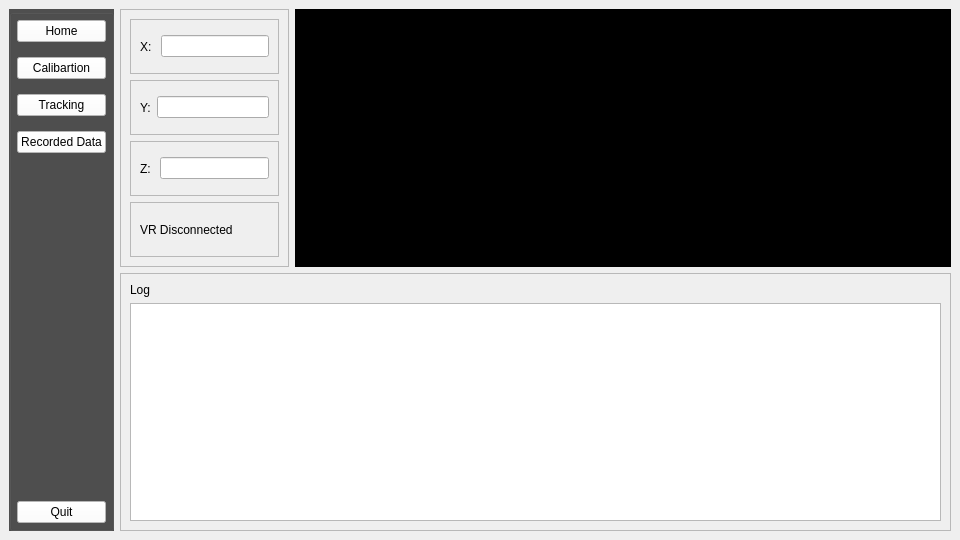
<?xml version="1.0" encoding="UTF-8"?>
<ui version="4.0">
 <class>MainWindow</class>
 <widget class="QMainWindow" name="MainWindow">
  <property name="enabled">
   <bool>true</bool>
  </property>
  <property name="geometry">
   <rect>
    <x>0</x>
    <y>0</y>
    <width>960</width>
    <height>540</height>
   </rect>
  </property>
  <property name="minimumSize">
   <size>
    <width>960</width>
    <height>540</height>
   </size>
  </property>
  <property name="windowTitle">
   <string>MainWindow</string>
  </property>
  <property name="styleSheet">
   <string notr="true">font: 10pt &quot;SF Pro Bold&quot;;</string>
  </property>
  <widget class="QWidget" name="centralwidget">
   <property name="enabled">
    <bool>true</bool>
   </property>
   <layout class="QGridLayout" name="gridLayout_2">
    <item row="0" column="0">
     <widget class="QGroupBox" name="sideBarGroup">
      <property name="mouseTracking">
       <bool>false</bool>
      </property>
      <property name="styleSheet">
       <string notr="true">QWidget {
	background-color: rgb(79, 79, 79);
}

QPushButton{
	background-color: rgb(255, 255, 255);
	color: rgb(0, 0, 0);
}</string>
      </property>
      <layout class="QHBoxLayout" name="horizontalLayout">
       <property name="spacing">
        <number>0</number>
       </property>
       <property name="leftMargin">
        <number>5</number>
       </property>
       <property name="topMargin">
        <number>5</number>
       </property>
       <property name="rightMargin">
        <number>5</number>
       </property>
       <property name="bottomMargin">
        <number>5</number>
       </property>
       <item>
        <layout class="QVBoxLayout" name="sideBarVertLayout">
         <property name="spacing">
          <number>15</number>
         </property>
         <item>
          <widget class="QPushButton" name="homeButton">
           <property name="text">
            <string>Home</string>
           </property>
          </widget>
         </item>
         <item>
          <widget class="QPushButton" name="calibrationButton">
           <property name="text">
            <string>Calibartion</string>
           </property>
          </widget>
         </item>
         <item>
          <widget class="QPushButton" name="trackingButton">
           <property name="text">
            <string>Tracking</string>
           </property>
          </widget>
         </item>
         <item>
          <widget class="QPushButton" name="dataButton">
           <property name="text">
            <string>Recorded Data</string>
           </property>
          </widget>
         </item>
         <item>
          <spacer name="verticalSpacer">
           <property name="orientation">
            <enum>Qt::Vertical</enum>
           </property>
           <property name="sizeHint" stdset="0">
            <size>
             <width>20</width>
             <height>618</height>
            </size>
           </property>
          </spacer>
         </item>
         <item>
          <widget class="QPushButton" name="quitButton">
           <property name="text">
            <string>Quit</string>
           </property>
          </widget>
         </item>
        </layout>
       </item>
      </layout>
     </widget>
    </item>
    <item row="0" column="1">
     <layout class="QFormLayout" name="formLayout">
      <item row="0" column="0">
       <widget class="QFrame" name="cord_frame">
        <property name="frameShape">
         <enum>QFrame::StyledPanel</enum>
        </property>
        <property name="frameShadow">
         <enum>QFrame::Raised</enum>
        </property>
        <layout class="QVBoxLayout" name="verticalLayout_4">
         <item>
          <widget class="QFrame" name="xCord_frame">
           <property name="frameShape">
            <enum>QFrame::StyledPanel</enum>
           </property>
           <property name="frameShadow">
            <enum>QFrame::Raised</enum>
           </property>
           <layout class="QHBoxLayout" name="horizontalLayout_5">
            <item>
             <widget class="QLabel" name="xLabel">
              <property name="text">
               <string>X: </string>
              </property>
             </widget>
            </item>
            <item>
             <widget class="QLineEdit" name="xValue">
              <property name="enabled">
               <bool>true</bool>
              </property>
              <property name="readOnly">
               <bool>true</bool>
              </property>
             </widget>
            </item>
           </layout>
          </widget>
         </item>
         <item>
          <widget class="QFrame" name="yCord_frame">
           <property name="frameShape">
            <enum>QFrame::StyledPanel</enum>
           </property>
           <property name="frameShadow">
            <enum>QFrame::Raised</enum>
           </property>
           <layout class="QHBoxLayout" name="horizontalLayout_6">
            <item>
             <widget class="QLabel" name="yLabel">
              <property name="text">
               <string>Y:</string>
              </property>
             </widget>
            </item>
            <item>
             <widget class="QLineEdit" name="yValue">
              <property name="enabled">
               <bool>true</bool>
              </property>
              <property name="readOnly">
               <bool>true</bool>
              </property>
             </widget>
            </item>
           </layout>
          </widget>
         </item>
         <item>
          <widget class="QFrame" name="zCord_frame">
           <property name="frameShape">
            <enum>QFrame::StyledPanel</enum>
           </property>
           <property name="frameShadow">
            <enum>QFrame::Raised</enum>
           </property>
           <layout class="QHBoxLayout" name="horizontalLayout_7">
            <item>
             <widget class="QLabel" name="zLabel">
              <property name="text">
               <string>Z: </string>
              </property>
             </widget>
            </item>
            <item>
             <widget class="QLineEdit" name="zValue">
              <property name="enabled">
               <bool>true</bool>
              </property>
              <property name="readOnly">
               <bool>true</bool>
              </property>
             </widget>
            </item>
           </layout>
          </widget>
         </item>
         <item>
          <widget class="QFrame" name="frame">
           <property name="frameShape">
            <enum>QFrame::StyledPanel</enum>
           </property>
           <property name="frameShadow">
            <enum>QFrame::Raised</enum>
           </property>
           <layout class="QVBoxLayout" name="verticalLayout_3">
            <item>
             <widget class="QLabel" name="VRstatus_label">
              <property name="text">
               <string>VR Disconnected</string>
              </property>
             </widget>
            </item>
           </layout>
          </widget>
         </item>
        </layout>
       </widget>
      </item>
      <item row="1" column="0" colspan="2">
       <widget class="QFrame" name="log_frame">
        <property name="frameShape">
         <enum>QFrame::StyledPanel</enum>
        </property>
        <property name="frameShadow">
         <enum>QFrame::Raised</enum>
        </property>
        <layout class="QVBoxLayout" name="verticalLayout_2">
         <item>
          <widget class="QLabel" name="label">
           <property name="text">
            <string>Log</string>
           </property>
          </widget>
         </item>
         <item>
          <widget class="QListView" name="log_box"/>
         </item>
        </layout>
       </widget>
      </item>
      <item row="0" column="1">
       <widget class="QFrame" name="plotFrameContainer">
        <property name="sizePolicy">
         <sizepolicy hsizetype="Expanding" vsizetype="Expanding">
          <horstretch>0</horstretch>
          <verstretch>0</verstretch>
         </sizepolicy>
        </property>
        <property name="minimumSize">
         <size>
          <width>200</width>
          <height>200</height>
         </size>
        </property>
        <property name="sizeIncrement">
         <size>
          <width>1</width>
          <height>1</height>
         </size>
        </property>
        <property name="baseSize">
         <size>
          <width>500</width>
          <height>500</height>
         </size>
        </property>
        <property name="styleSheet">
         <string notr="true">background-color: rgb(0, 0, 0);
width: 200</string>
        </property>
       </widget>
      </item>
     </layout>
    </item>
   </layout>
  </widget>
 </widget>
 <resources/>
 <connections/>
</ui>
